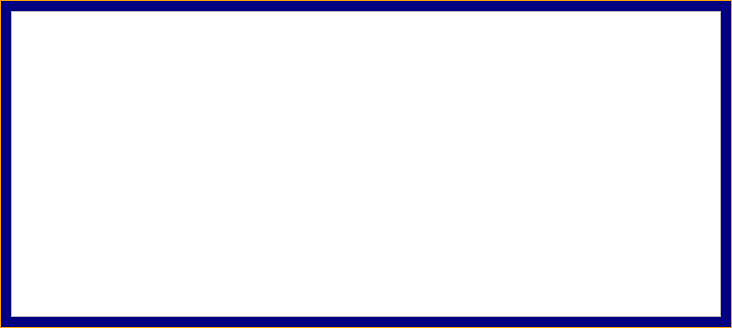
<?xml version="1.0" encoding="UTF-8"?>
<ui version="4.0">
 <class>message_information_form</class>
 <widget class="QWidget" name="message_information_form">
  <property name="geometry">
   <rect>
    <x>0</x>
    <y>0</y>
    <width>732</width>
    <height>328</height>
   </rect>
  </property>
  <property name="windowTitle">
   <string>Form</string>
  </property>
  <property name="styleSheet">
   <string notr="true">QWidget#message_information_form {background-color: qlineargradient(spread:pad, x1:1, y1:0, x2:1, y2:0, stop:1 rgba(0, 0, 128, 255));;}
QWidget#message_information_form {border: 1px solid orange;}</string>
  </property>
  <layout class="QGridLayout" name="gridLayout">
   <item row="0" column="0">
    <widget class="QTextBrowser" name="message">
     <property name="font">
      <font>
       <family>Tahoma</family>
       <pointsize>11</pointsize>
      </font>
     </property>
    </widget>
   </item>
  </layout>
 </widget>
 <resources/>
 <connections/>
</ui>
